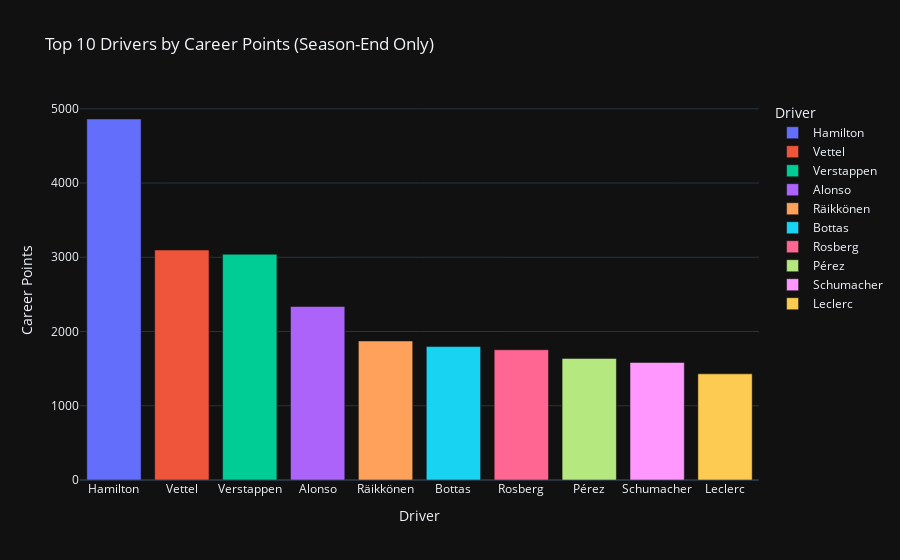

Notebook source saved alongside this figure:
### Markdown cell above
### 🏆 Career Points Analysis: Top 10 Drivers

In this section, we identify the top 10 drivers based on **total career points**, considering only **season-ending standings**:

- We first aggregate the final points per driver per season by grouping and taking the maximum `points` (to avoid duplicate entries from multiple races).
- Then, we compute total career points per driver.
- Finally, we visualize the top 10 drivers using a bar plot with Plotly.

This gives us an overall view of driver consistency and performance over the years.

### Code cell
# Deduplicate: Get only the final standing per driver per season
final_standings = merged_df.groupby(['year', 'driver']).agg({
    'points': 'max',
    'team': 'first'
}).reset_index()

# Total career points
career_points = final_standings.groupby('driver')['points'].sum().reset_index()
career_points = career_points.sort_values(by='points', ascending=False).head(10)

# Plot
import plotly.express as px

fig = px.bar(
    career_points,
    x='driver',
    y='points',
    title='Top 10 Drivers by Career Points (Season-End Only)',
    labels={'points': 'Career Points', 'driver': 'Driver'},
    template='plotly_dark',
    color='driver'
)
fig.show()

### Figure 1 — Plotly figure (JSON) as saved in the notebook; plotly's stock layout.template omitted (floating-point values rounded to 4 significant figures)
{"data": [{"hovertemplate": "Driver=%{x}<br>Career Points=%{y}<extra></extra>", "legendgroup": "Hamilton", "marker": {"color": "#636efa", "pattern": {"shape": ""}}, "name": "Hamilton", "orientation": "v", "showlegend": true, "textposition": "auto", "type": "bar", "x": ["Hamilton"], "xaxis": "x", "y": [4862.0], "yaxis": "y"}, {"hovertemplate": "Driver=%{x}<br>Career Points=%{y}<extra></extra>", "legendgroup": "Vettel", "marker": {"color": "#EF553B", "pattern": {"shape": ""}}, "name": "Vettel", "orientation": "v", "showlegend": true, "textposition": "auto", "type": "bar", "x": ["Vettel"], "xaxis": "x", "y": [3098.0], "yaxis": "y"}, {"hovertemplate": "Driver=%{x}<br>Career Points=%{y}<extra></extra>", "legendgroup": "Verstappen", "marker": {"color": "#00cc96", "pattern": {"shape": ""}}, "name": "Verstappen", "orientation": "v", "showlegend": true, "textposition": "auto", "type": "bar", "x": ["Verstappen"], "xaxis": "x", "y": [3040.0], "yaxis": "y"}, {"hovertemplate": "Driver=%{x}<br>Career Points=%{y}<extra></extra>", "legendgroup": "Alonso", "marker": {"color": "#ab63fa", "pattern": {"shape": ""}}, "name": "Alonso", "orientation": "v", "showlegend": true, "textposition": "auto", "type": "bar", "x": ["Alonso"], "xaxis": "x", "y": [2337.0], "yaxis": "y"}, {"hovertemplate": "Driver=%{x}<br>Career Points=%{y}<extra></extra>", "legendgroup": "Räikkönen", "marker": {"color": "#FFA15A", "pattern": {"shape": ""}}, "name": "Räikkönen", "orientation": "v", "showlegend": true, "textposition": "auto", "type": "bar", "x": ["Räikkönen"], "xaxis": "x", "y": [1873.0], "yaxis": "y"}, {"hovertemplate": "Driver=%{x}<br>Career Points=%{y}<extra></extra>", "legendgroup": "Bottas", "marker": {"color": "#19d3f3", "pattern": {"shape": ""}}, "name": "Bottas", "orientation": "v", "showlegend": true, "textposition": "auto", "type": "bar", "x": ["Bottas"], "xaxis": "x", "y": [1797.0], "yaxis": "y"}, {"hovertemplate": "Driver=%{x}<br>Career Points=%{y}<extra></extra>", "legendgroup": "Rosberg", "marker": {"color": "#FF6692", "pattern": {"shape": ""}}, "name": "Rosberg", "orientation": "v", "showlegend": true, "textposition": "auto", "type": "bar", "x": ["Rosberg"], "xaxis": "x", "y": [1754.0], "yaxis": "y"}, {"hovertemplate": "Driver=%{x}<br>Career Points=%{y}<extra></extra>", "legendgroup": "Pérez", "marker": {"color": "#B6E880", "pattern": {"shape": ""}}, "name": "Pérez", "orientation": "v", "showlegend": true, "textposition": "auto", "type": "bar", "x": ["Pérez"], "xaxis": "x", "y": [1638.0], "yaxis": "y"}, {"hovertemplate": "Driver=%{x}<br>Career Points=%{y}<extra></extra>", "legendgroup": "Schumacher", "marker": {"color": "#FF97FF", "pattern": {"shape": ""}}, "name": "Schumacher", "orientation": "v", "showlegend": true, "textposition": "auto", "type": "bar", "x": ["Schumacher"], "xaxis": "x", "y": [1583.0], "yaxis": "y"}, {"hovertemplate": "Driver=%{x}<br>Career Points=%{y}<extra></extra>", "legendgroup": "Leclerc", "marker": {"color": "#FECB52", "pattern": {"shape": ""}}, "name": "Leclerc", "orientation": "v", "showlegend": true, "textposition": "auto", "type": "bar", "x": ["Leclerc"], "xaxis": "x", "y": [1430.0], "yaxis": "y"}], "layout": {"barmode": "relative", "legend": {"title": {"text": "Driver"}, "tracegroupgap": 0}, "title": {"text": "Top 10 Drivers by Career Points (Season-End Only)"}, "xaxis": {"anchor": "y", "categoryarray": ["Hamilton", "Vettel", "Verstappen", "Alonso", "Räikkönen", "Bottas", "Rosberg", "Pérez", "Schumacher", "Leclerc"], "categoryorder": "array", "domain": [0, 1], "title": {"text": "Driver"}}, "yaxis": {"anchor": "x", "domain": [0, 1], "title": {"text": "Career Points"}}}}
